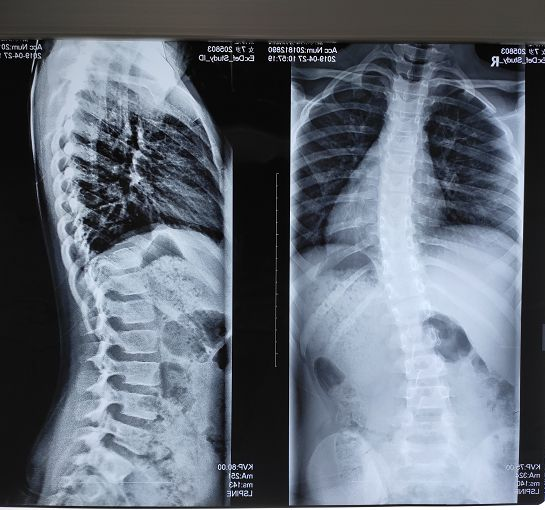
//> input picture TEST_21/xray.jpg, 545 x 510 px
$ ./main   (built with g++ and OpenCV 4)
//> lines starting //> are read from the running program, lines starting //| are printed output that depends on the picture
#include<opencv2/opencv.hpp>
#include<opencv2/highgui.hpp>
#include <iostream>

using namespace cv;
using namespace std;

Mat src,dst,gray,dstt,img;
void callback(int,void*);
int value=50,value_max=255;
int main()
{
	src=imread("xray.jpg",IMREAD_UNCHANGED);
//> src is the input picture: 510 rows x 545 cols, CV_8UC3; mean B, G, R 118.1, 106.6, 98.4
	imshow("src",src);
	namedWindow("dst",WINDOW_AUTOSIZE);
	GaussianBlur(src,src,Size(3,3),0,0,BORDER_DEFAULT);
	cvtColor(src,gray,COLOR_BGR2GRAY);
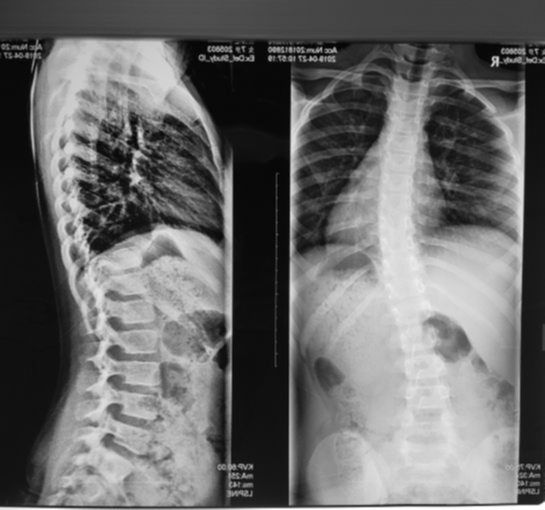
//> gray: 510 rows x 545 cols, CV_8UC1; min 4, max 255, mean 105.5
	Sobel(gray,img,gray.depth(),1,0);
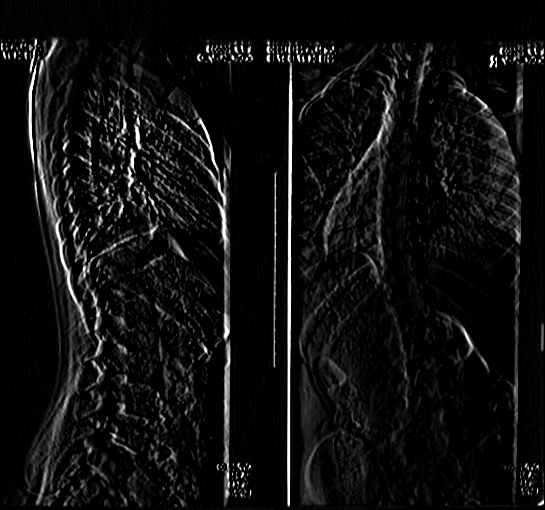
//> img: 510 rows x 545 cols, CV_8UC1; min 0, max 255, mean 15.5
	createTrackbar("123","dst",&value,value_max,callback);

	waitKey(0);
	return 0;
}

void callback(int,void*)
{
	Canny(img,dst,value,value*3,3);
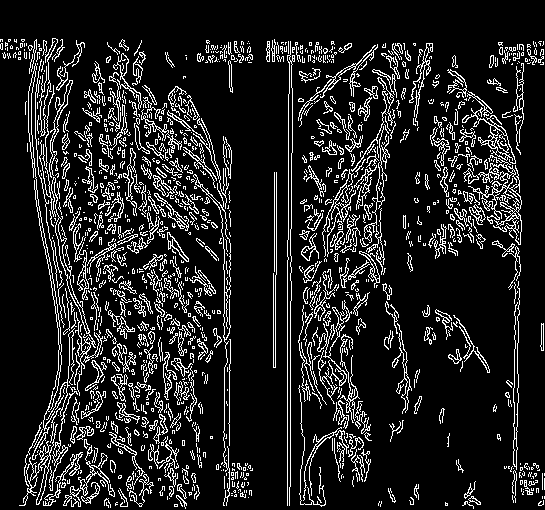
//> dst: 510 rows x 545 cols, CV_8UC1; 13.2% white in thin lines or dots
	imshow("dst",dst);
}

$ run again, with TEST_21/Tree.jpg copied over TEST_21/xray.jpg
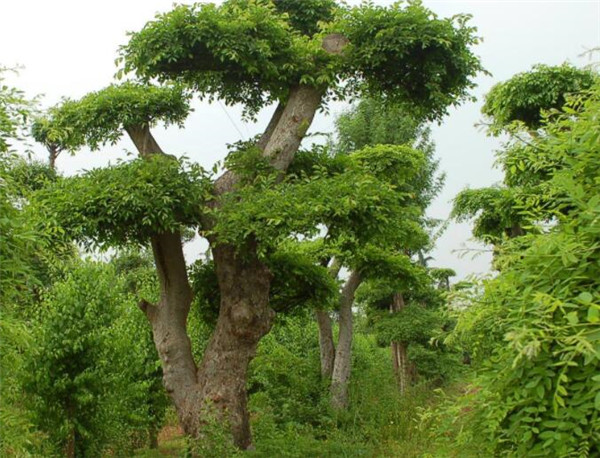
//> input picture TEST_21/Tree.jpg, 600 x 458 px
//> src is the input picture: 458 rows x 600 cols, CV_8UC3; mean B, G, R 73.1, 125.9, 108.8
//> `Sobel(gray,img,gray.depth(),1,0);`:
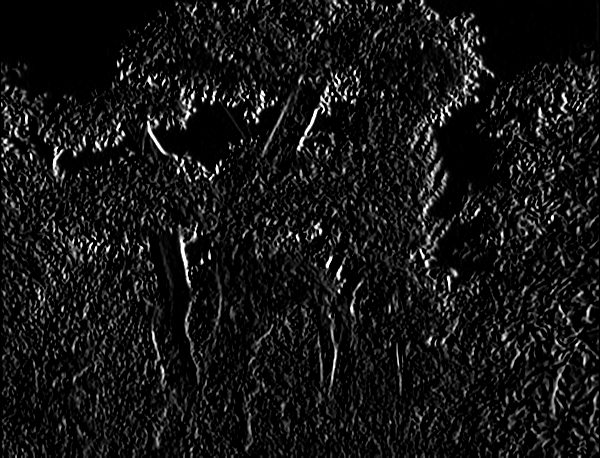
//> img: 458 rows x 600 cols, CV_8UC1; min 0, max 255, mean 21
//> in callback, `Canny(img,dst,value,value*3,3);`:
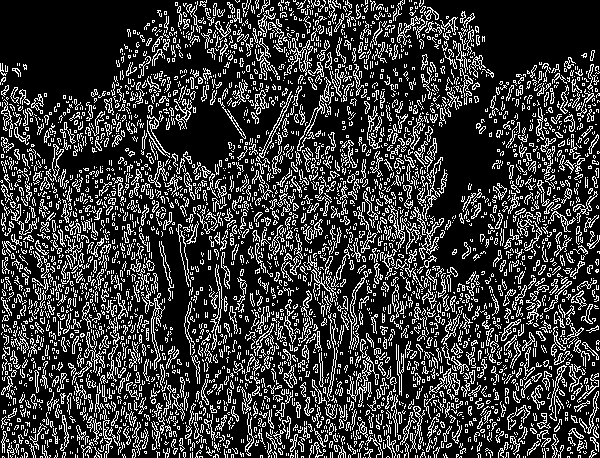
//> dst: 458 rows x 600 cols, CV_8UC1; 22.3% white in thin lines or dots
